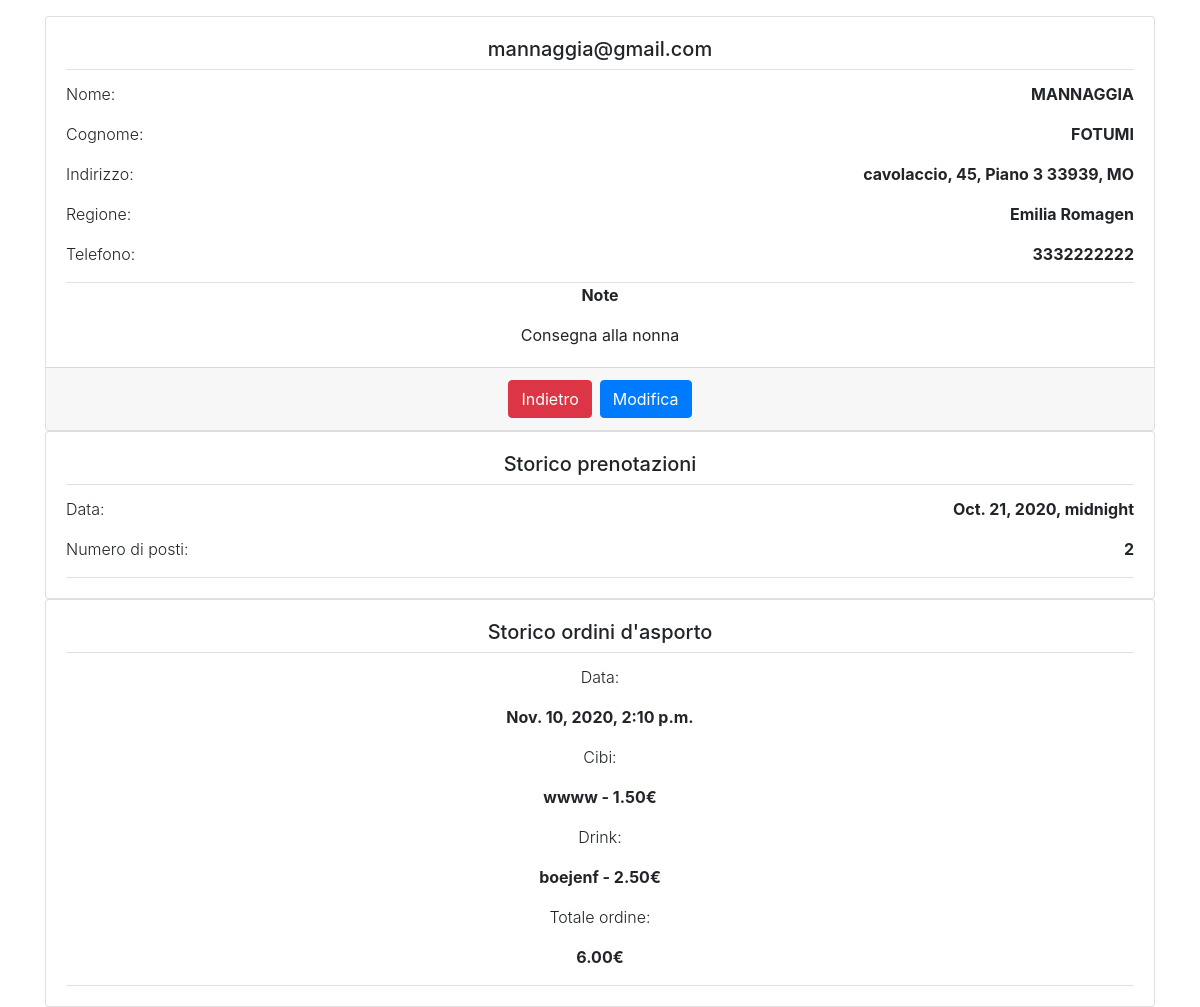
Screenshot of /users/profile/ (signed in) with the database file from the repository.
### users/models.py (models this page shows, shortened)
class User(AbstractBaseUser, PermissionsMixin):
    email = models.EmailField(max_length=60, unique=True, verbose_name='Email:')
    first_name = models.CharField(max_length=60, verbose_name='Nome:')
    last_name = models.CharField(max_length=60, verbose_name='Cognome:')
    region = models.CharField(max_length=35, verbose_name='Regione:')
    province = models.CharField(max_length=30, verbose_name='Provincia:')
    cap = models.CharField(max_length=5, verbose_name='CAP:')
    city = models.CharField(max_length=50, verbose_name='Città:')
    via = models.CharField(max_length=50, verbose_name='Via:')
    house_number = models.CharField(max_length=10, verbose_name='Numero civico:')
    piano = models.CharField(max_length=30, blank=True, verbose_name='Piano:')
    note = models.TextField(blank=True, verbose_name='Note:', null=True)
    tel_regex = RegexValidator(regex=r'^\+?1?\d{10,10}$', message=('Numero di telefono errato!'))
    tel = models.CharField(validators=[tel_regex], max_length=10, verbose_name='Telefono:')
    is_admin = models.BooleanField(default=False)
    is_active = models.BooleanField(default=True)
    is_staff = models.BooleanField(default=False)
    is_restaurateur = models.BooleanField(default=False)
    USERNAME_FIELD = 'email'
    REQUIRED_FIELDS = ['first_name', 'last_name']
    objects = CustomUser()
    class Meta:
        verbose_name = _('Restaurant user')
        verbose_name_plural = _('Restaurant users')

class Table(models.Model):
    user = models.ForeignKey(User, on_delete=models.CASCADE, default=None, null=True, related_name="prenotazioni")
    n_people = models.DecimalField(max_digits=2, decimal_places=0)
    reservation_name = models.CharField(max_length=50, default=None)
    reservation_last_name = models.CharField(max_length=50, default=None)
    date = models.DateTimeField(default=None)
    discount = models.PositiveIntegerField(default=0, help_text="Inserire l'ammontare dello sconto percentuale",
                                           validators=[MinValueValidator(1), MaxValueValidator(100)])

class TakeAway(models.Model):
    user = models.ForeignKey(User, on_delete=models.CASCADE, null=True, related_name='takeaways')
    food = models.ManyToManyField(Food, help_text='<em>Tenere premuto Ctrl per selezionare più prodotti</em>')
    drink = models.ManyToManyField(Drink, help_text='<em>Tenere premuto Ctrl per selezionare più prodotti</em>')
    date = models.DateTimeField(auto_now=True)
    price = models.DecimalField(max_digits=40, decimal_places=2)

### products/models.py (models this page shows, shortened)
class Product(models.Model):
    image = models.ImageField(null=True, blank=True, upload_to='dishes')
    name = models.CharField(max_length=80)
    description = models.TextField(null=True, blank=True)
    price = models.DecimalField(max_digits=10, decimal_places=2)
    class Meta:
        abstract = True
    def __str__(self):
        return f"{self.name} - {self.price}€"

class Food(Product):
    ingredients = models.ManyToManyField(Ingredient)

class Drink(Product):
    litri = models.DecimalField(max_digits=10, decimal_places=2)

### users/views.py (the view)
    def wrapper(*args, **kwargs):
        request = args[0]
        if request is not None:
            user = request.user
            try:
                if not user.is_restaurateur and not user.is_admin and not user.is_staff:
                    return function(*args, **kwargs)
                else:
                    return render(request, 'users/authentication_error.html', {})
            except AttributeError:
                raise Http404   #per utenti anonimi

### users/views.py (called while the page is built)
def is_client(function):
    def wrapper(*args, **kwargs):
        request = args[0]
        if request is not None:
            user = request.user
            try:
                if not user.is_restaurateur and not user.is_admin and not user.is_staff:
                    return function(*args, **kwargs)
                else:
                    return render(request, 'users/authentication_error.html', {})
            except AttributeError:
                raise Http404   #per utenti anonimi
    return wrapper

@is_client
def profile_view(request):
    user = request.user
    prenotazioniDopo = user.prenotazioni.filter(date__gt=Date.today())
    prenotazioniPrima = user.prenotazioni.filter(date__lt=Date.today())
    takeaways = user.takeaways.all()
    return render(request, 'users/profile.html', {'user': user, 'prenotazioniDopo': prenotazioniDopo, 'prenotazioniPrima': prenotazioniPrima, 'takeaways': takeaways})

### users/templates/users/profile.html (shortened to what this page needs)
{% extends 'base.html' %}
{% load static %}
{% block content %}
    <div class="card text-center" >
        <div class="card-body">
            <h5 class="card-title border-bottom pb-2">{{ user.email }}</h5>
            <div class="d-flex justify-content-between">
                <p class="font-weight-light">Nome: </p>
                <p class="font-weight-bold">{{ user.first_name }}</p>
            </div>
            <div class="d-flex justify-content-between">
                <p class="font-weight-light">Cognome: </p>
                <p class="font-weight-bold">{{ user.last_name }}</p>
            </div>
            <div class="d-flex justify-content-between">
                <p class="font-weight-light">Indirizzo: </p>
                <p class="font-weight-bold">{{ user.via }}, {{ user.house_number }}, Piano {{ user.piano }} {{ user.cap }},  {{ user.province }}</p>
            </div>
            <div class="d-flex justify-content-between">
                <p class="font-weight-light">Regione: </p>
                <p class="font-weight-bold">{{ user.region }}</p>
            </div>
            <div class="d-flex justify-content-between">
                <p class="font-weight-light">Telefono: </p>
                <p class="font-weight-bold">{{ user.tel }}</p>
            </div>
            <p class="border-top"><strong>Note</strong></p>
            {{ user.note }}
  </div>
    <div class="card-footer"><a href= "{% url 'home' %}" class="btn btn-danger mr-2">Indietro</a><a href="{% url 'users:profile-update' user.id %}" class="btn btn-primary">Modifica</a></div>
</div>
   {% if prenotazioniDopo|length != 0 or prenotazioniPrima|length != 0 %}
    <div class="card text-center">
  <div class="card-body">
  <div class="row">
  {% if prenotazioniPrima|length != 0 %}
      <div class="col ">
          <h5 class="card-title pb-2 border-bottom">Storico prenotazioni</h5>
            {% for prenotazione in prenotazioniPrima %}
                <div class="border-bottom">
               <div class="d-flex justify-content-between ">
                            <p class="font-weight-light">Data: </p>
                            <p class="font-weight-bold">{{ prenotazione.date}}</p>
                        </div>
                   <div class="d-flex justify-content-between ">
                            <p class="font-weight-light">Numero di posti: </p>
                            <p class="font-weight-bold">{{ prenotazione.n_people}}</p>
                        </div>
                </div>
              {% endfor %}
      </div>
  {% endif %}
  </div>
  </div>
</div>
{% endif %}
    {% if takeaways|length != 0 %}
     <div class="card text-center">
  <div class="card-body">
  <div class="row">
      <div class="col ">
          <h5 class="card-title pb-2 border-bottom">Storico ordini d'asporto</h5>
            {% for takeaway in takeaways %}
                <div class="border-bottom">
                            <p class="font-weight-light">Data: </p>
                            <p class="font-weight-bold">{{ takeaway.date}}</p>
                    <p class="font-weight-light">Cibi: </p>
                            {% for food in takeaway.food.all %}
                                <p class="font-weight-bold">{{ food }}</p>
                            {% endfor %}
                            <p class="font-weight-light">Drink: </p>
                            {% for drink in takeaway.drink.all %}
                                <p class="font-weight-bold">{{ drink }}</p>
                            {% endfor %}
                        <p class="font-weight-light">Totale ordine: </p>
                        <p class="font-weight-bold">{{ takeaway.price}}€</p>
                </div>
           {% endfor %}
      </div>
    {% endif %}
{% endblock %}

### rows the page displays
User: email "mannaggia@gmail.com", first_name "MANNAGGIA", last_name "FOTUMI", via "cavolaccio", house_number "45", piano "3", cap "33939", province "MO", region "Emilia Romagen", tel "3332222222", note "Consegna alla nonna"
Table: date "Oct. 21, 2020, midnight", n_people "2"
TakeAway: date "Nov. 10, 2020, 2:10 p.m.", price "6.00"
Food: name+price "wwww - 1.50€"
Drink: name+price "boejenf - 2.50€"
